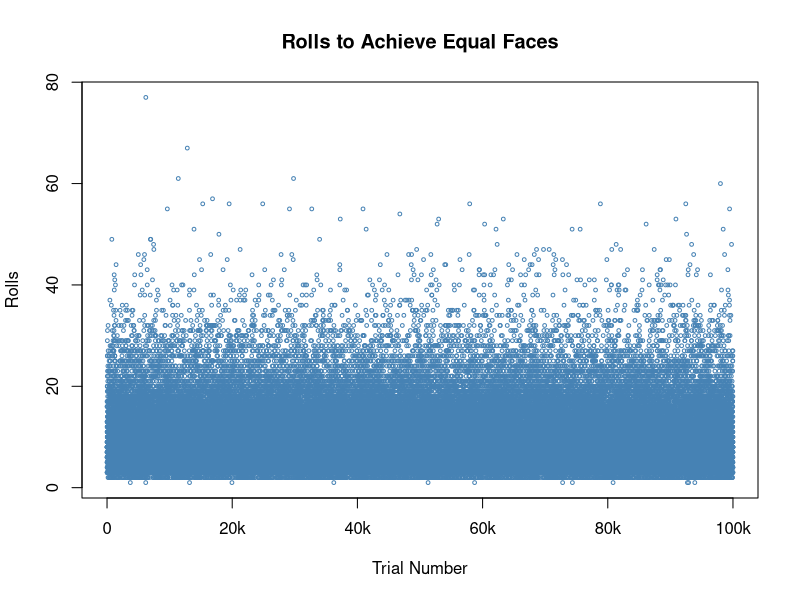

Reproduce this figure in R.
## ---- chunk 1
# reproducibility
set.seed(42)
# define number of trials to be 100,000
num_trials <- 1:100000
# a vector that stores the number of rolls it takes for each trial to arrive at an equal number of faces
rolls_to_eq_outcome <- c()

for (i in num_trials){ # for each trial
  # initialze a counter that keeps track of how many rolls it took to get all equal faces for that trial
  num_to_equal_faces <- 0
  # the default die faces
  dice <- 1:6
  # start tracking if a roll has equal faces
  while (TRUE) {
    # roll the dice
    roll_outcome <- sample(dice, size=6, replace = T)
    # increment counter
    num_to_equal_faces <- num_to_equal_faces + 1
    # if the six faces are not all equal...
    if (length(unique(roll_outcome)) != 1) {
      # update faces of the die to the latest outcome and roll again
      dice <- roll_outcome
    }
    # if you do get a roll with all six faces being the same...
    if (length(unique(roll_outcome)) == 1){
      # append the number of rolls it took to the rolls_to_eq_outcome
      rolls_to_eq_outcome <- append(rolls_to_eq_outcome, num_to_equal_faces)
      break
    }
  }
}
  
paste0("Average number of rolls to get equal faces: ", mean(rolls_to_eq_outcome))
## ---- chunk 2
plot(num_trials, rolls_to_eq_outcome, cex = 0.5, xlab = "Trial Number", ylab = "Rolls", main = "Rolls to Achieve Equal Faces", col = "steelblue", xaxt = "n")
axis(side = 1, at = seq(0,100000,20000), labels = c(0, paste0(seq(20,100,20), "k")), cex.axis = 1)
